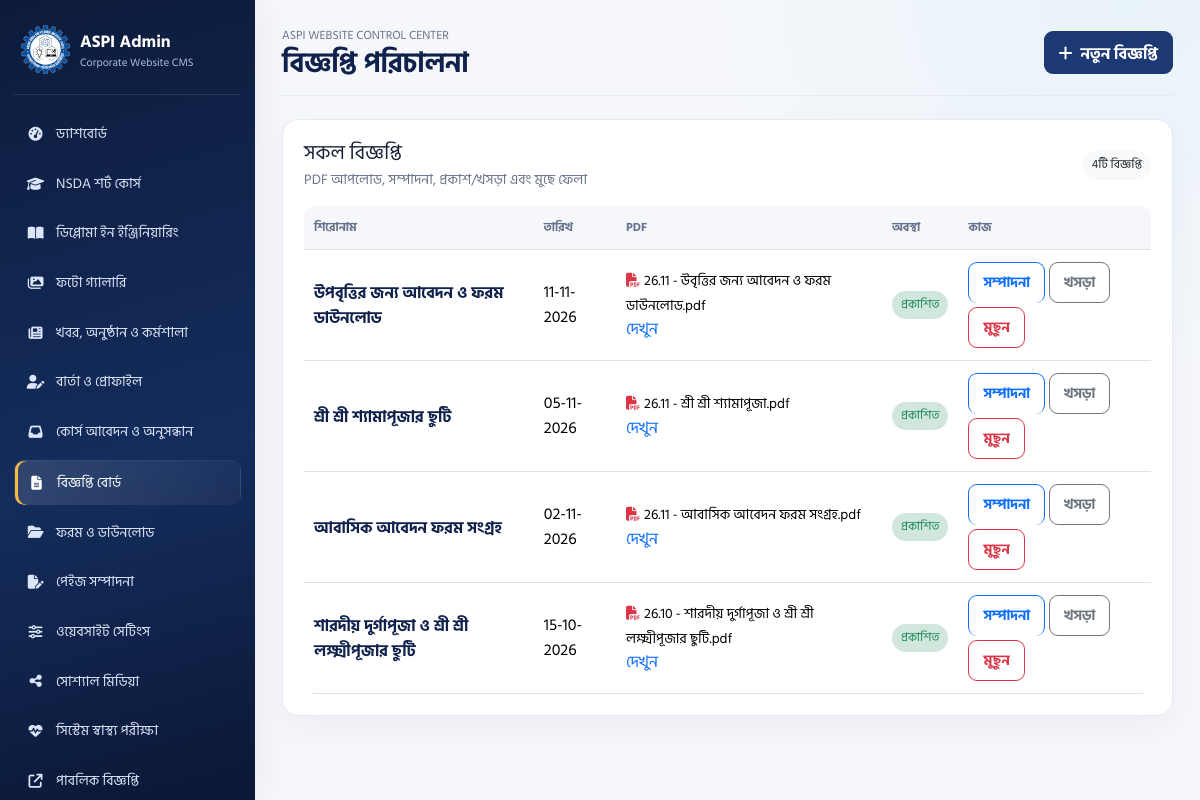
The page /live/admin/notices.php (signed in) on the database its author committed.
### tables this page shows
CREATE TABLE `notices` (
  `id` int(10) UNSIGNED NOT NULL,
  `title` varchar(220) NOT NULL,
  `notice_date` date NOT NULL,
  `description` text NOT NULL,
  `pdf_path` varchar(255) NOT NULL,
  `pdf_original_name` varchar(255) NOT NULL,
  `status` enum('draft','published') NOT NULL DEFAULT 'published',
  `created_by` int(10) UNSIGNED DEFAULT NULL,
  `created_at` timestamp NULL DEFAULT current_timestamp(),
  `updated_at` timestamp NULL DEFAULT current_timestamp() ON UPDATE current_timestamp()
);

### live/app/bootstrap.php (called while the page is built, shortened)
<?php
function e($v): string { return htmlspecialchars((string)$v,ENT_QUOTES|ENT_SUBSTITUTE,'UTF-8'); }
function date_bn($date): string { return date('d-m-Y',strtotime($date)); }

### live/admin/notices.php (the view)
<?php require_once __DIR__.'/../app/bootstrap.php';require_admin();$active='notices';$pageTitle='বিজ্ঞপ্তি পরিচালনা';if($_SERVER['REQUEST_METHOD']==='POST'){csrf_check();$id=(int)($_POST['id']??0);if(isset($_POST['delete'])){$s=$pdo->prepare('SELECT pdf_path FROM notices WHERE id=?');$s->execute([$id]);$old=$s->fetch();if($old){$pdo->prepare('DELETE FROM notices WHERE id=?')->execute([$id]);require_once __DIR__.'/../app/helpers.php';remove_pdf($old['pdf_path']);}$_SESSION['flash']='বিজ্ঞপ্তি মুছে ফেলা হয়েছে।';}elseif(isset($_POST['toggle'])){$pdo->prepare("UPDATE notices SET status=IF(status='published','draft','published') WHERE id=?")->execute([$id]);$_SESSION['flash']='বিজ্ঞপ্তির অবস্থা পরিবর্তন হয়েছে।';}header('Location: notices.php');exit;}$rows=$pdo->query('SELECT id,title,notice_date,pdf_original_name,status,created_at FROM notices ORDER BY notice_date DESC,id DESC')->fetchAll();$flash=$_SESSION['flash']??'';unset($_SESSION['flash']);require __DIR__.'/_head.php';?><?php if($flash):?><div class="alert alert-success"><?=e($flash)?></div><?php endif;?><div class="panel"><div class="d-flex justify-content-between align-items-center flex-wrap gap-2 mb-3"><div><h5 class="mb-1">সকল বিজ্ঞপ্তি</h5><div class="muted small">PDF আপলোড, সম্পাদনা, প্রকাশ/খসড়া এবং মুছে ফেলা</div></div><span class="badge-status bg-light text-dark"><?=count($rows)?>টি বিজ্ঞপ্তি</span></div><div class="table-wrap"><table class="table"><thead><tr><th>শিরোনাম</th><th>তারিখ</th><th>PDF</th><th>অবস্থা</th><th>কাজ</th></tr></thead><tbody><?php foreach($rows as $n):?><tr><td><div class="notice-title"><?=e($n['title'])?></div></td><td><?=e(date_bn($n['notice_date']))?></td><td><span class="small"><i class="fa-solid fa-file-pdf text-danger me-1"></i><?=e($n['pdf_original_name'])?></span><br><a target="_blank" href="../notice.php?id=<?=(int)$n['id']?>">দেখুন</a></td><td><span class="badge-status <?=$n['status']==='published'?'bg-success-subtle text-success':'bg-warning-subtle text-warning-emphasis'?>"><?=$n['status']==='published'?'প্রকাশিত':'খসড়া'?></span></td><td><div class="d-flex gap-1 flex-wrap"><a class="btn btn-sm btn-outline-primary" href="notice-form.php?id=<?=(int)$n['id']?>">সম্পাদনা</a><form method="post"><input type="hidden" name="csrf" value="<?=e(csrf_token())?>"><input type="hidden" name="id" value="<?=(int)$n['id']?>"><button class="btn btn-sm btn-outline-secondary" name="toggle" value="1"><?=$n['status']==='published'?'খসড়া':'প্রকাশ'?></button></form><form method="post" onsubmit="return confirm('এই বিজ্ঞপ্তি মুছে ফেলবেন?')"><input type="hidden" name="csrf" value="<?=e(csrf_token())?>"><input type="hidden" name="id" value="<?=(int)$n['id']?>"><button class="btn btn-sm btn-outline-danger" name="delete" value="1">মুছুন</button></form></div></td></tr><?php endforeach;?><?php if(!$rows):?><tr><td colspan="5" class="text-center muted py-5">এখনো কোনো বিজ্ঞপ্তি নেই।</td></tr><?php endif;?></tbody></table></div></div><?php require __DIR__.'/_foot.php';?>

### live/admin/_head.php (style rules this page uses)
:root { --navy:#10224b;--navy2:#1c3974;--teal:#087f8c;--gold:#f4bd42;--ink:#172033;--muted:#68748a;--bg:#f5f7fb;--line:#e4e9f2;--shadow:0 12px 34px #15264a0d }
* { box-sizing:border-box;text-decoration:none!important }
a,a:hover,a:focus,a:visited { text-decoration:none!important;border-bottom:0!important }
button,a { -webkit-tap-highlight-color:transparent }
body { margin:0;background:var(--bg);color:var(--ink);font-family:Hind,Arial,sans-serif;line-height:1.55 }
.panel { background:#fff;border:1px solid var(--line);border-radius:16px;padding:21px;box-shadow:var(--shadow);min-width:0 }
.muted { color:var(--muted) }
.btn { border-radius:9px;padding:9px 14px;font-weight:700 }
.table-wrap { width:100%;overflow-x:auto;border-radius:10px }
.table { margin-bottom:0;min-width:650px }
.table>:not(caption)>*>* { padding:12px 10px;vertical-align:middle }
.table thead th { background:#f5f7fb;color:#65728b;font-size:12px;white-space:nowrap }
.badge-status { display:inline-block;padding:5px 9px;border-radius:999px;font-size:12px;white-space:nowrap }
.notice-title { font-weight:700;color:var(--navy);overflow-wrap:anywhere }
.table-wrap { max-width:100%;-webkit-overflow-scrolling:touch }
.panel,.main,.topbar,.row,[class*=col-] { min-width:0 }
input,select,textarea,button { max-width:100% }
.panel { box-shadow:0 12px 34px #15264a0a;transition:border-color .18s }

### rows shown on the page
notices: title "উপবৃত্তির জন্য আবেদন ও ফরম ডাউনলোড", notice_date "11-11-2026", pdf_original_name "26.11 - উবৃত্তির জন্য আবেদন ও ফরম ডাউনলোড.pdf", status "প্রকাশিত"
notices: title "শ্রী শ্রী শ্যামাপূজার ছুটি", notice_date "05-11-2026", pdf_original_name "26.11 - শ্রী শ্রী শ্যামাপূজা.pdf", status "প্রকাশিত"
notices: title "আবাসিক আবেদন ফরম সংগ্রহ", notice_date "02-11-2026", pdf_original_name "26.11 - আবাসিক আবেদন ফরম সংগ্রহ.pdf", status "প্রকাশিত"
notices: title "শারদীয় দুর্গাপূজা ও শ্রী শ্রী লক্ষ্মীপূজার ছুটি", notice_date "15-10-2026", pdf_original_name "26.10 - শারদীয় দুর্গাপূজা ও শ্রী শ্রী লক্ষ্মীপূজার ছুটি.pdf", status "প্রকাশিত"

### other values the page prints
$pageTitle "বিজ্ঞপ্তি পরিচালনা"
count($rows) "4"
